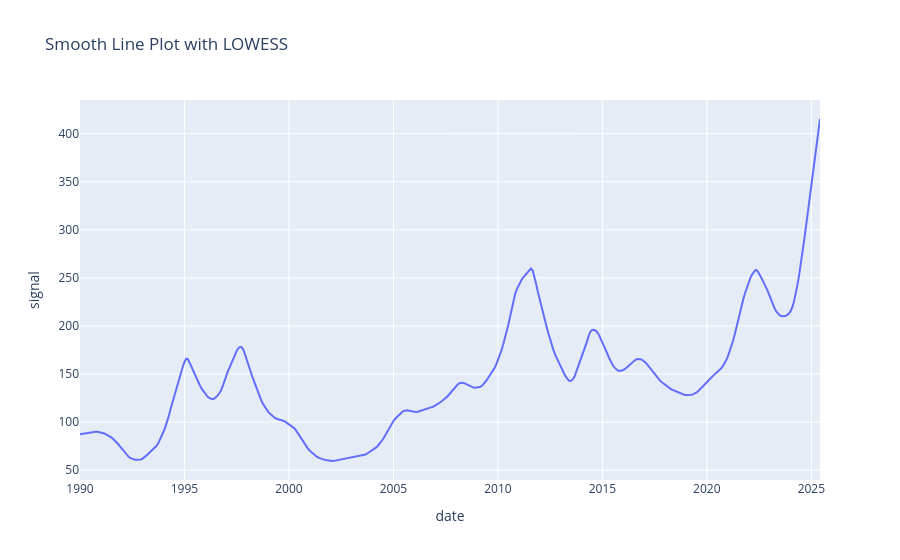

The notebook cell saved with this chart:
### Code cell
sv.LowessVisualizer().show()

### Figure 1 — Plotly figure (JSON) as saved in the notebook; plotly's stock layout.template omitted (floating-point values rounded to 4 significant figures; data arrays with more than 128 entries replaced by an {"elided": "..."} marker saying what was removed)
{"data": [{"hovertemplate": "date=%{x}<br>signal=%{y}<extra></extra>", "legendgroup": "", "line": {"color": "#636efa", "dash": "solid"}, "marker": {"symbol": "circle"}, "mode": "lines", "name": "", "orientation": "v", "showlegend": false, "type": "scatter", "x": {"elided": "426 str values"}, "xaxis": "x", "y": {"elided": "426 float values"}, "yaxis": "y"}], "layout": {"legend": {"tracegroupgap": 0}, "title": {"text": "Smooth Line Plot with LOWESS"}, "xaxis": {"anchor": "y", "domain": [0, 1], "title": {"text": "date"}}, "yaxis": {"anchor": "x", "domain": [0, 1], "title": {"text": "signal"}}}}
